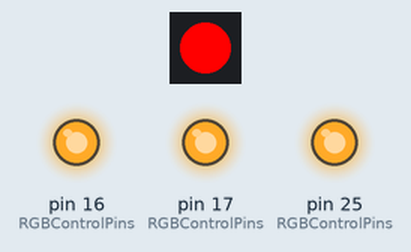
Simulated run of this sketch. Board: Arduino Mega 2560, built with avr-gcc and run on an emulated ATmega2560. On the bench: 1 RGB LEDs in strip order, left to right, output pins drawn as LEDs (lit = HIGH). Dim RGB values are drawn brighter than linear; pins used as bus, display or sensor lines are not drawn.

Above: at 0.05 s.
At 9.97 s:
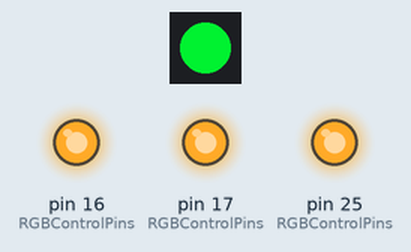
At 19.99 s:
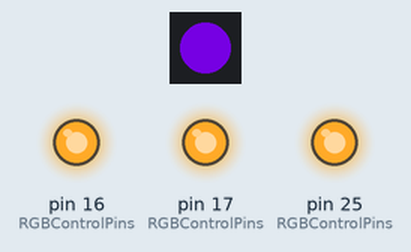
At 39.94 s:
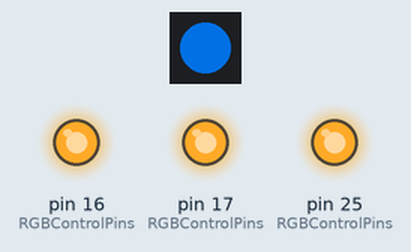
Timing chart, 0 to 40.0 s (numbered marks = the images above):
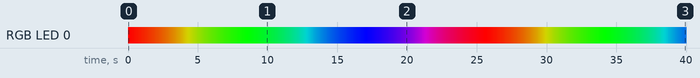

Measured:
- by itself, RGB LED 0: off → RGB(255, 0, 0) at 0.00 s, → RGB(252, 3, 0) 0.10 s later, → RGB(249, 6, 0) 0.10 s later, → RGB(246, 9, 0) 0.10 s later, … (398 changes in this stretch)

The sketch:

NeoPixel.ino
```cpp
/*
 * Project: NeoPixel Color Wipe Effect
 * Author: annoyedmilk
 *
 * Description:
 * This Arduino sketch controls a single NeoPixel LED, cycling it through a spectrum of colors
 * using a color wipe effect. It demonstrates the use of Adafruit_NeoPixel library to create
 * smooth color transitions. The sketch includes functionality to control the power and color
 * of the LED via specified GPIO pins.
 * Revision History:
 * - Version 1.0: Initial release
 */

#include <Adafruit_NeoPixel.h>

// Define pin numbers and constants
const int PowerPin = 11;
const int RGBControlPins[] = {17, 16, 25}; // R, G, B control pins
const int PixelPin = 12;
const int NumPixels = 1;

// Assign individual RGB control pins
const int RedPin = RGBControlPins[0];   // Assign RedPin to the first element of the array
const int GreenPin = RGBControlPins[1]; // Assign GreenPin to the second element of the array
const int BluePin = RGBControlPins[2];  // Assign BluePin to the third element of the array

Adafruit_NeoPixel pixels(NumPixels, PixelPin, NEO_GRB + NEO_KHZ800);

void setup() {
  pixels.begin(); // Initialize the NeoPixel library

  // Set up the power and individual RGB control pins as outputs
  pinMode(PowerPin, OUTPUT);
  pinMode(RedPin, OUTPUT);
  pinMode(GreenPin, OUTPUT);
  pinMode(BluePin, OUTPUT);

  digitalWrite(RedPin, HIGH); // Initially turn off the Red control pin
  digitalWrite(GreenPin, HIGH); // Initially turn off the Green control pin
  digitalWrite(BluePin, HIGH); // Initially turn off the Blue control pin
  digitalWrite(PowerPin, HIGH); // Turn on the power pin to power up the NeoPixel
}

void loop() {
  colorWipe(); // Execute the Color Wipe effect
}

// Implement the Color Wipe effect across the NeoPixel
void colorWipe() {
  for (int i = 0; i < 256; i++) {
    pixels.setPixelColor(0, Wheel(i & 255));
    pixels.show();
    delay(100); // Control the speed of the color transition
  }
}

// Generate a color from the color wheel
// Input: Value from 0 to 255 representing the color position on the color wheel
// Output: 32-bit color value
uint32_t Wheel(byte WheelPos) {
  WheelPos = 255 - WheelPos;
  if (WheelPos < 85) {
    return pixels.Color(255 - WheelPos * 3, 0, WheelPos * 3);
  } else if (WheelPos < 170) {
    WheelPos -= 85;
    return pixels.Color(0, WheelPos * 3, 255 - WheelPos * 3);
  } else {
    WheelPos -= 170;
    return pixels.Color(WheelPos * 3, 255 - WheelPos * 3, 0);
  }
}
```
